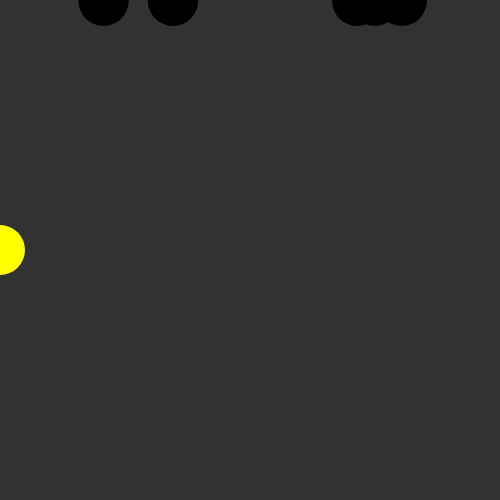
Frame 1 (no input)
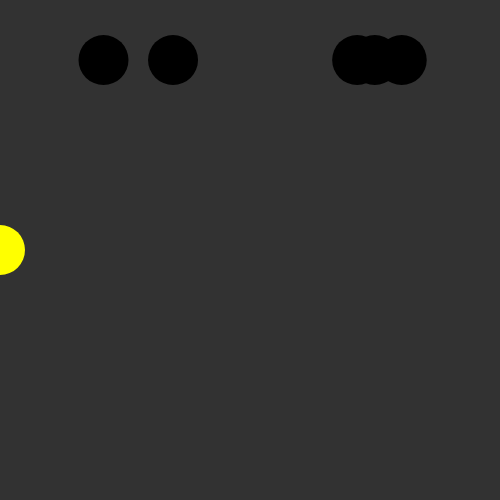
Frame 60 (no input)
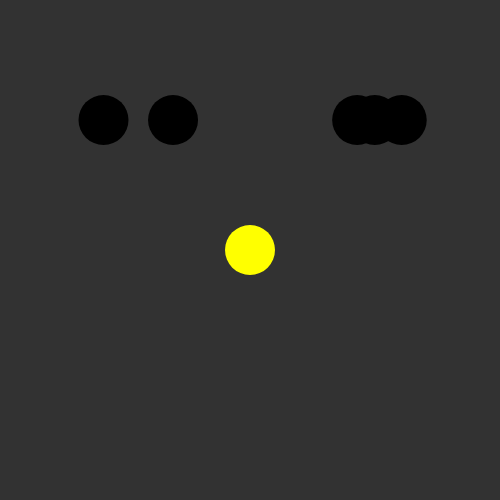
Frame 120 (the mouse pressed at the canvas centre since frame 60)

The p5.js sketch that drew these frames (run headless with seeded random() and noise() and a simulated clock; from frame 60 on, the mouse is pressed at the canvas centre):

// p5.js sketch
// ── sketch.js
var ninjasArray = [];
  
  var main = function() { 
    var mainMovement = function() {
      if(mouseY <= 500 && mouseY >= 250){
        ellipse(mouseX,mouseY,50,50);
      }
      else if(mouseY = 250) {
        ellipse(mouseX,250,50,50);
        fill('yellow');
        noStroke();
      }
    
    }
    fill('yellow');
    noStroke();
    
    mainMovement();
  }
  
  var Ninja = function(ninjaColor, x, y) {
    this.ninjaX = x;
    this.ninjaY = y;
    
    this.renderNinja = function() {
      fill(ninjaColor);
      ellipse(this.ninjaX,this.ninjaY,50,50);
    }
    this.updateNinja = function() {
      if(this.ninjaY <= height){
        this.ninjaY++;
      }
      else if(this.ninjaY = height) {
        this.ninjaY = 0;
        this.ninjaX = random(0,width);
        
      }
    }
  }
  
  
    // this.collide = function() {
    //   if(mouseX === ninjaX && mouseY === ninjaY) {
    //     this.renderNinja
    //   }
    // }
  
  var setup = function() {
  createCanvas(500,500);
  //blackNinja.renderNinja();
}

  var makeNinjas = true;
  var draw = function() {
  background(50);
  main();
  
  if (makeNinjas) {
    for (var i = 0; i < 5; i++) {
      ninjasArray.push(new Ninja('black',random(0,width),0));
      ninjasArray[i].renderNinja();
      print(ninjasArray.length)
    }
  }
  
  for (var j = 0; j < ninjasArray.length; j++) {
    ninjasArray[j].updateNinja();
    ninjasArray[j].renderNinja();
  }
  
  
  makeNinjas = false
  
  

  
 // blackNinja.renderNinja(); //calling black ninja
  //redNinja.renderNinja();
}

  
